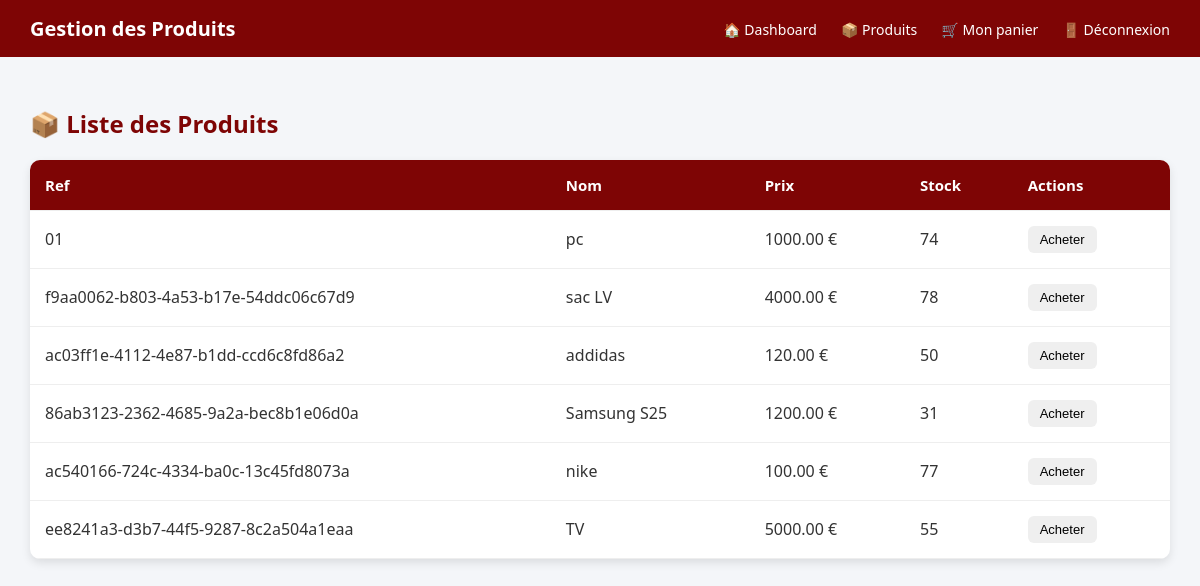
/products/, run on an earlier commit of the app's database.
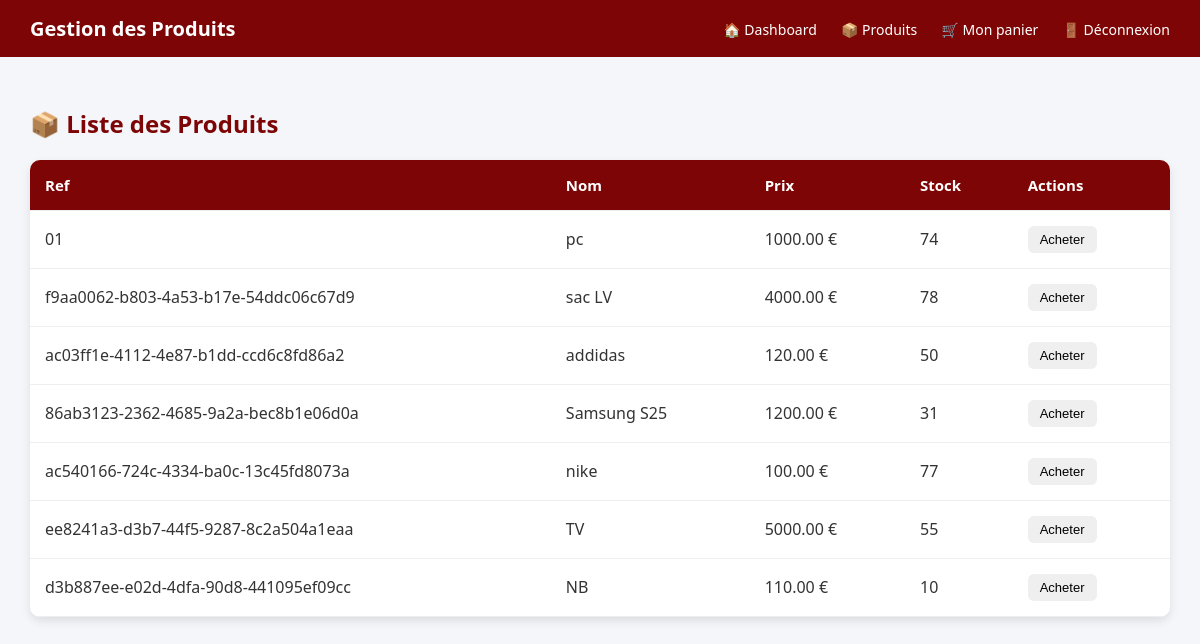
And on a later commit of the database.
### commande/models.py (models this page shows, shortened)
class Product(models.Model):
    reference = models.CharField(max_length=50, unique=True, default=uuid.uuid4, editable=False)
    nom = models.CharField(max_length=100)
    prix = models.DecimalField(max_digits=10, decimal_places=2)
    quantite = models.PositiveIntegerField()
    image = models.ImageField(upload_to='Bouchra/', null=True, blank=True)

### commande/views.py (the view)
# urls.py: path('products/', views.products, name='products'),
def products(request):
    produits = Product.objects.all()
    return render(request, "commande/products.html", {"produits": produits})

### commande/templates/commande/products.html (shortened to what this page needs)
<!DOCTYPE html>
<html lang="fr">
<head>
</head>
<body>
    <div class="navbar">
        <h1>Gestion des Produits</h1>
        <div>
            <a href="{% url 'dashboard' %}">🏠 Dashboard</a>
            <a href="{% url 'products' %}">📦 Produits</a>
            <a href="/cart/">🛒 Mon panier</a>
            <a href="/login/">🚪 Déconnexion</a>
        </div>
    </div>
    <div class="container">
        <h2>📦 Liste des Produits</h2>
        <table>
            <thead>
                <tr>
                    <th>Ref</th>
                    <th>Nom</th>
                    <th>Prix</th>
                    <th>Stock</th>
                    <th>Actions</th>
                </tr>
            </thead>
            <tbody>
                {% for produit in produits %}
                    <tr>
                        <td>{{ produit.reference }}</td>
                        <td>{{ produit.nom }}</td>
                        <td>{{ produit.prix }} €</td>
                        <td>{{ produit.quantite }}</td>
                        <td>
                        <form action="{% url 'cart_add' produit.id %}" method="post">
    <button type="submit" class="action-btn">Acheter</button>
</form>
                    </td>
                    </tr>
                {% empty %}
                    <tr>
                        <td colspan="5" style="text-align:center;">Aucun produit trouvé.</td>
                    </tr>
                {% endfor %}
            </tbody>
        </table>
    </div>
</body>
</body>
</html>

### commande/templates/commande/products.html (style rules this page uses)
body { margin: 0; font-family: "Segoe UI", Arial, sans-serif; background: #f4f6f9; color: #333; }
.navbar { background-color: #7e0505; padding: 15px 30px; display: flex; justify-content: space-between; align-items: center; color: white; }
.navbar h1 { margin: 0; font-size: 20px; }
.navbar a { color: white; text-decoration: none; margin-left: 20px; font-size: 14px; transition: opacity 0.3s; }
.container { padding: 30px; }
.container h2 { color: #7e0505; margin-bottom: 20px; }
table { width: 100%; border-collapse: collapse; background: white; border-radius: 10px; overflow: hidden; box-shadow: 0 4px 10px rgba(0,0,0,0.1); }
th, td { padding: 15px; text-align: left; border-bottom: 1px solid #eee; }
th { background: #7e0505; color: white; font-size: 15px; }
.action-btn { border: none; padding: 6px 12px; border-radius: 6px; font-size: 13px; cursor: pointer; margin-right: 5px; transition: background 0.3s; }

What changed in the data, as far as the page shows it:
added Product: reference "d3b887ee-e02d-4dfa-90d8-441095ef09cc", nom "NB", prix "110.00", quantite "10"
